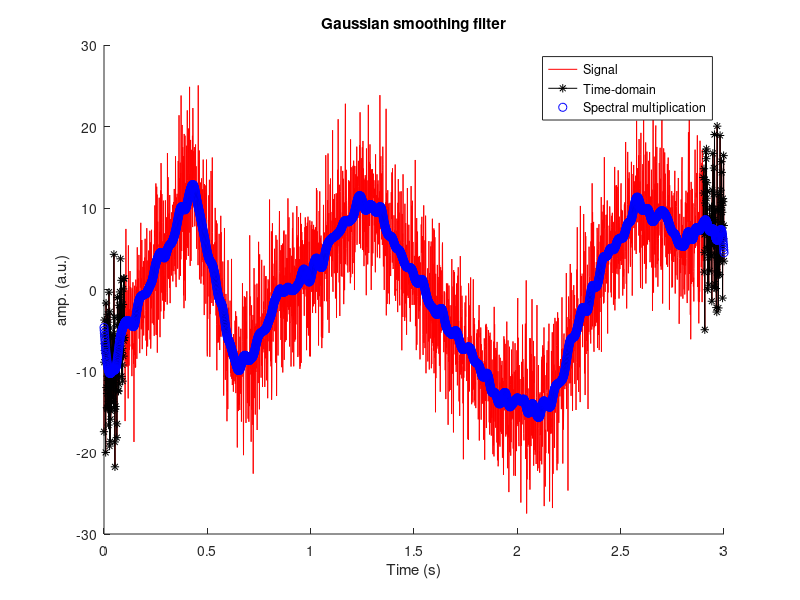
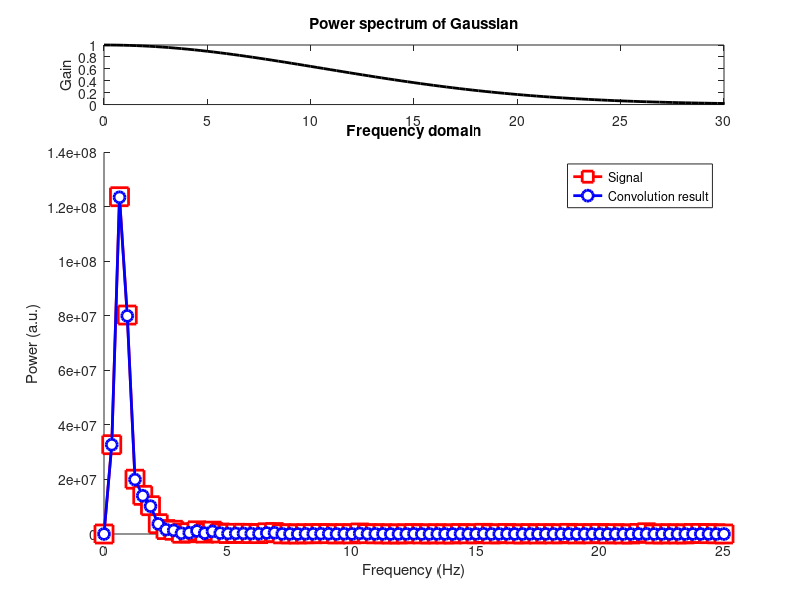

These figures' MATLAB source, in order:
%% Convolution with time-domain Gaussian (smoothing filter)
%% Create the signal
% Create signal
srate = 1000; % Hz
time  = 0:1/srate:3;
n     = length(time);
p     = 15; % poles for random interpolation

% Noise level, measured in standard deviations
noiseamp = 5;

% Amplitude modulator and noise level
ampl   = interp1(rand(p,1)*30,linspace(1,p,n));
noise  = noiseamp * randn(size(time));
signal = ampl + noise;

% Subtract mean to eliminate DC
signal = signal - mean(signal);

%% Create Gaussian kernel
% Full-width half-maximum: the key Gaussian parameter
fwhm = 25; % in ms

% Normalized time vector in ms
k = 100;
gtime = 1000*(-k:k)/srate;

% Create Gaussian window
gauswin = exp( -(4*log(2)*gtime.^2) / fwhm^2 );

% Then normalize Gaussian to unit energy
gauswin = gauswin / sum(gauswin);

%% Filter as time-domain convolution
% Initialize filtered signal vector
filtsigG = signal;

% Implement the running mean filter
for i=k+1:n-k-1
    % each point is the weighted average of k surrounding points
    filtsigG(i) = sum( signal(i-k:i+k).*gauswin );
end

%% Repeat in the frequency domain
% Compute N's
nConv = n + 2*k+1 - 1;

% FFTs
dataX = fft(signal,nConv);
gausX = fft(gauswin,nConv);

% IFFT
convres = ifft( dataX.*gausX );

% Cut wings
convres = convres(k+1:end-k);

% Frequencies vector
hz = linspace(0,srate,nConv);

%% Plots
%%% Time-domain plot
figure(1), clf, hold on

% Lines
plot(time,signal,'r')
plot(time,filtsigG,'k*-')
plot(time,convres,'bo')

% Frills
xlabel('Time (s)'), ylabel('amp. (a.u.)')
legend({'Signal';'Time-domain';'Spectral multiplication'})
title('Gaussian smoothing filter')

%%% Frequency-domain plot
figure(2), clf

% Plot Gaussian kernel
subplot(511)
plot(hz,abs(gausX).^2,'k','linew',2)
set(gca,'xlim',[0 30])
ylabel('Gain')
title('Power spectrum of Gaussian')

% Raw and filtered data spectra
subplot(5,1,[2:5]), hold on
plot(hz,abs(dataX).^2,'rs-','markerfacecolor','w','markersize',13,'linew',2)
plot(hz,abs(dataX.*gausX).^2,'bo-','linew',2,'markerfacecolor','w','markersize',8)

% Frills
xlabel('Frequency (Hz)'), ylabel('Power (a.u.)')
legend({'Signal';'Convolution result'})
title('Frequency domain')
set(gca,'xlim',[0 25])

%% end.